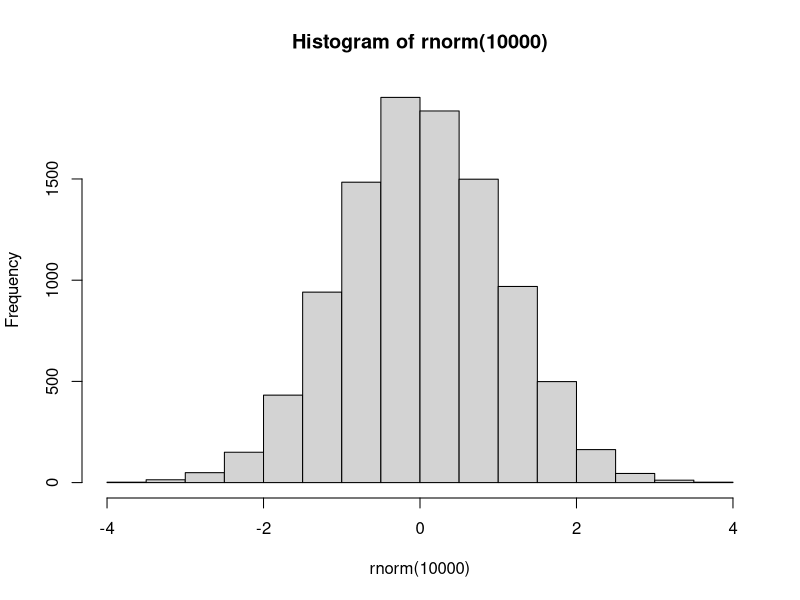

This chart was generated by the following R code: (Note: this script raises an error after producing the figure.)
hist(rnorm(10000))

1:100 # generate a range of integers between 1 and 100, including both

3 + 7
10 - 3
10 * 3
10 / 3
10 ^ 3
10 %% 3
10 %/% 3

# Functions
exp(1) # Euler's number "e"
exp(3)
sqrt(3)
log(3)
log(3, 10)
log10(3)
log1p(2)
log2(10)
pi
abs(-10.2)
abs(3-9)


# Relational n logical Operators

!TRUE
1 == 2
1 %in% c(1,2,3)
'A' != 'A'
10 > 9 
10 < 9
10 >= 9
10 <= 9
10 == 9 | 10 > 9
10 == 10 & 10 > 9


# Assigning values to a variable using <- or ->
NUM <- 2023
2022 -> lastyear # works both ways
NUM

print(NUM)

(nextyear <- 2024)

# The equal symbol is only used inside functions
bs <- 2 + 8
log(10, base = bs) 


# ==== FUNCTIONS ==== #
x <- c(7,9,3,4,5,3,7,8)
sd(x) # Standard Deviation
sd
var # Variance

data("iris")
set.seed(123)
x <- rnorm(30, 2, 1)
y <- rnorm(30, 5, 3)*x/2
letter <- c("A", "B", "A", "A")

x |> round(2)
x %>% round(2)
mean(x)
median(x)
sd(x)
var(x)
quantile(x)
range(x) # Minimum and maximum values within a range
seq_along(x) # creates a sequence of integers between 1 and x
sum(x)
max(x)
min(x)
seq(0, 10, 2) # creates a sequence from A to B, with a step of C
seq(0, 10, length=25)
rep("Peru", 15)
paste0("Seventh", "Wonder")
sort(c("Z", "C", "G", "A"))
rev(c("Z", "C", "G", "A"))
unique(letter)
scale(x)
lm(Petal.Length ~ Sepal.Length, data=iris)
glm(Petal.Length ~ Sepal.Length, data=iris)
aov(Petal.Length ~ Species, data = iris)
summary(x)
chisq.test(x, y)
t.test(x, y)
cor.test(x, y, method = "pearson")
plot(x, y)
pairs(iris)
hist(x)
boxplot(x)
plot(density(x))
rnorm(100, mean = 1, sd = 0)
set.seed(123)
getwd()
str(iris)
View(iris)
names(iris)
colnames(iris)
rownames(iris)
nrow(iris)
ncol(iris)
head(iris)
tail(iris)
ls()
rm(iris)
rm(ls())
dev.off()
install.packages("tidyverse")
library(tidyverse)
table(letter)
subset(iris, Petal.Length > 6.5)
sample(x, 3)
data('iris')
round(0.00887, 2)
signif(0.00887, 2)
print(x)
return(x)
cut(1:20, breaks = 3)
cut(1:20, breaks = 3) |> factor(labels = c('A', 'B', 'C'))

# Unit 2.8 Practice

((24 + 12)/(2*3)^2)
sqrt((24 + 12)/(2*3)^3)

log10(abs((exp(10)^2)/(-10*(9^6))))

z <- -1.69 + 1 * 0.56
sigmoidal_of_z = 1/(1+(exp(1)^(-z)))
sigmoidal_of_z = 1/(1 + exp(-z))
sigmoidal_of_z*100

eMat1 <- expression((-2*x)+2)
eMat2 <- expression((-2*(x^2))-5)
eMat3 <- expression(((x^3)+2)/3)

D(eMat1, "x")
D(eMat2, "x")
D(eMat3, "x")

eMat4 <- expression(x^2 + y^2 + 2*x*y - 3 * x + 4 * y + 4)
D(eMat4, "x")
D(eMat4, "y")

eMat5 <- expression(x^2 + 3*x)
D(eMat5, "x")
D(D(eMat5, "x"), "x")


set.seed(123)
num1 <- rnorm(1000, mean=19, sd=1.29)
plot(num1)
sd(num1)
mean(num1)

quantile(num1)
quantile(num1, probs=0.5)
1 %in% c(4,3,2)

sample(0:100, 10, replace = FALSE)
